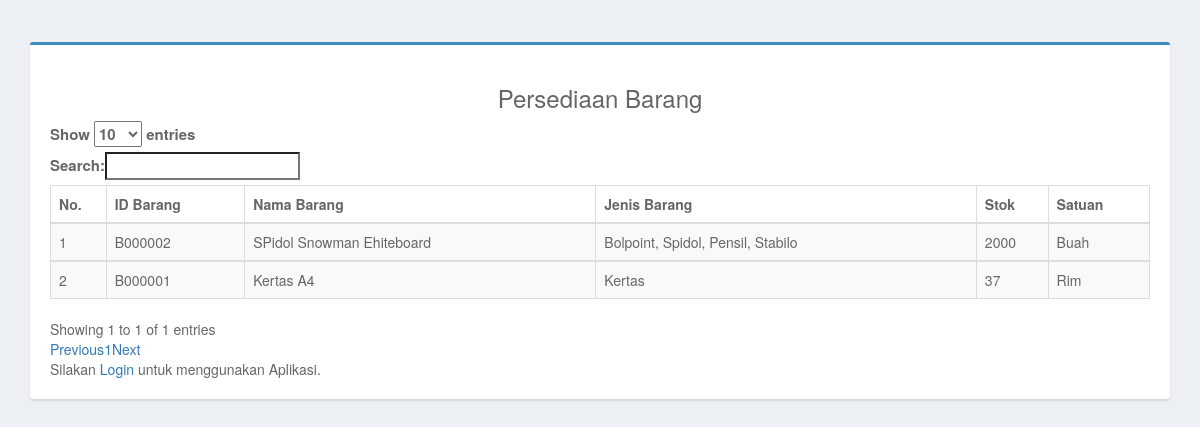
The page / on the database its author committed.
### tables this page shows
CREATE TABLE `is_barang` (
  `id_barang` varchar(7) NOT NULL,
  `nama_barang` varchar(100) NOT NULL,
  `id_jenis` int(11) NOT NULL,
  `id_satuan` int(11) NOT NULL,
  `stok` int(11) NOT NULL DEFAULT 0,
  `created_user` smallint(6) NOT NULL,
  `created_date` timestamp NOT NULL DEFAULT current_timestamp(),
  `updated_user` smallint(6) NOT NULL,
  `updated_date` timestamp NOT NULL DEFAULT current_timestamp() ON UPDATE current_timestamp()
);

CREATE TABLE `is_jenis_barang` (
  `id_jenis` int(11) NOT NULL,
  `nama_jenis` varchar(50) NOT NULL,
  `created_user` smallint(6) NOT NULL,
  `created_date` timestamp NOT NULL DEFAULT current_timestamp(),
  `updated_user` smallint(6) NOT NULL,
  `updated_date` timestamp NOT NULL DEFAULT current_timestamp() ON UPDATE current_timestamp()
);

CREATE TABLE `is_satuan` (
  `id_satuan` int(11) NOT NULL,
  `nama_satuan` varchar(30) NOT NULL,
  `created_user` smallint(6) NOT NULL,
  `created_date` timestamp NOT NULL DEFAULT current_timestamp(),
  `updated_user` smallint(6) NOT NULL,
  `updated_date` timestamp NOT NULL DEFAULT current_timestamp() ON UPDATE current_timestamp()
);

### index.php (the view, shortened to what this page needs)
<?php
require_once "config/database.php";
$query = mysqli_query($mysqli, "SELECT a.id_barang,a.nama_barang,a.id_jenis,a.id_satuan,a.stok,b.id_jenis,b.nama_jenis,c.id_satuan,c.nama_satuan
FROM is_barang as a INNER JOIN is_jenis_barang as b INNER JOIN is_satuan as c
ON a.id_jenis=b.id_jenis AND a.id_satuan=c.id_satuan ORDER BY id_barang DESC");
?>
<!DOCTYPE html>
<html lang="en">
<head>
  <link rel="stylesheet" href="//maxcdn.bootstrapcdn.com/bootstrap/3.3.6/css/bootstrap.min.css" />
  <link rel="stylesheet" href="https://cdn.datatables.net/1.10.12/css/dataTables.bootstrap.min.css" />
  <link rel="stylesheet" href="assets/css/styleindex.css">
  <link href="assets/css/style.css" rel="stylesheet" type="text/css" />
  <link href="assets/css/bootstrap.min.css" rel="stylesheet" type="text/css" />
</head>
<body>
  <div class="container">
    <div class="row">
      <div class="col-md-12">
        <div class="login-box-body">
        <h3 class="login-box-msg text-center">Persediaan Barang</h3>
        <table class="table table-striped table-bordered data">
      <thead>
        <tr>
          <th>No.</th>
          <th>ID Barang</th>
          <th>Nama Barang</th>
          <th>Jenis Barang</th>
          <th>Stok</th>
          <th>Satuan</th>
        </tr>
        <?php
        $no = 1;
        while ($row = mysqli_fetch_assoc($query)) {
          echo "
          </thead>
          <tbody>
            <tr>
              <td>$no</td>
              <td>$row[id_barang]</td>
              <td>$row[nama_barang]</td>
              <td>$row[nama_jenis]</td>
              <td>$row[stok]</td>
              <td>$row[nama_satuan]</td>
            </tr>";
        ?>
        <?php
        $no++;
        }
        ?>
        </tbody>
    </table>
    Silakan <a href="login.php">Login</a> untuk menggunakan Aplikasi.
        </div>
      </div>
    </div>
    <div class="row">
        <div class="col-lg-12">
        </div>
    </div>
  </div>
</body>
</html>

### assets/css/styleindex.css (style rules this page uses)
body { background-color: #ecf0f5 !important; }
.container { margin-top: 2em; padding-top: 1em; }

### assets/css/style.css (style rules this page uses)
.login-box-body, .register-box-body { background: #fff none repeat scroll 0 0; border-radius: 3px; border-top: 3.5px solid #3c8dbc; box-shadow: 0 2px 2px rgba(0, 0, 0, 0.1); color: #666; padding: 20px; }
body { background-color: #fff; color: #333; font-size: 15px; line-height: 1.42857; }

### rows shown on the page
is_barang: id_barang "B000002", nama_barang "SPidol Snowman Ehiteboard", id_jenis.nama_jenis "Bolpoint, Spidol, Pensil, Stabilo", stok "2000", id_satuan.nama_satuan "Buah"
is_barang: id_barang "B000001", nama_barang "Kertas A4", id_jenis.nama_jenis "Kertas", stok "37", id_satuan.nama_satuan "Rim"
